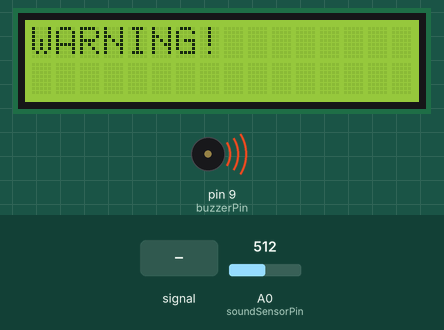
Bench run of a sketch on a simulated Arduino Uno, built with avr-gcc and run on an emulated ATmega328P. On the bench: 16×2 character LCD, buzzer (waves = sounding, pin HIGH). The test bench sets the inputs (shaded band); at power-on: A0 (soundSensorPin) = 512. What the sketch prints to the serial monitor is not drawn.

Above: at 1.27 s.
1.3 s: A0 (soundSensorPin) set to 85
3.6 s: A0 (soundSensorPin) set to 71
At 4.4 s:
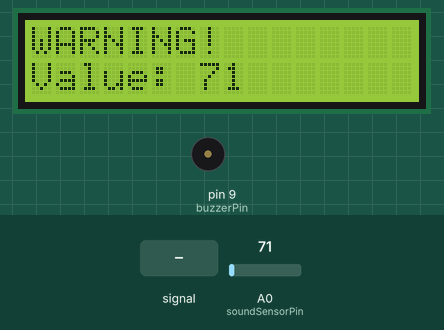
5.1 s: A0 (soundSensorPin) set to 0
At 6.4 s:
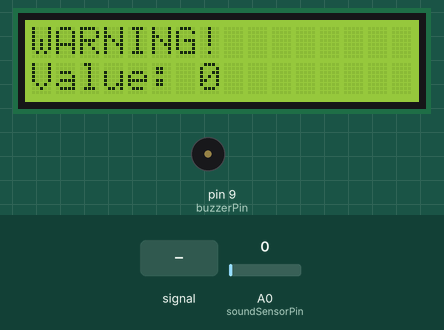
6.7 s: A0 (soundSensorPin) set to 90
At 7.1 s:
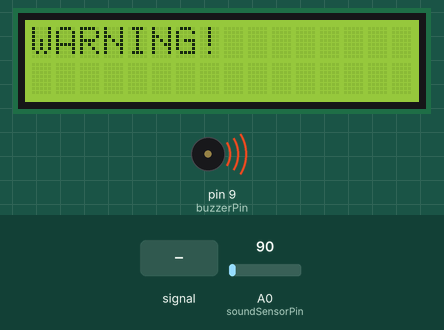
8.8 s: A0 (soundSensorPin) fed a 200 Hz sine of ±81 counts around its level
At 8.9 s:
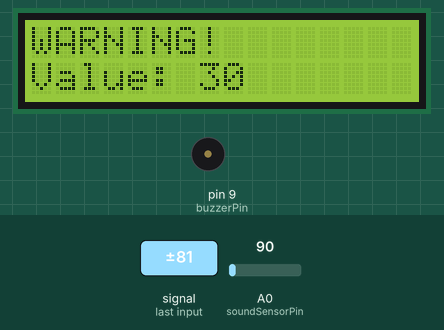
Timing chart, 0 to 11.3 s (numbered marks = the images above; inputs shaded):
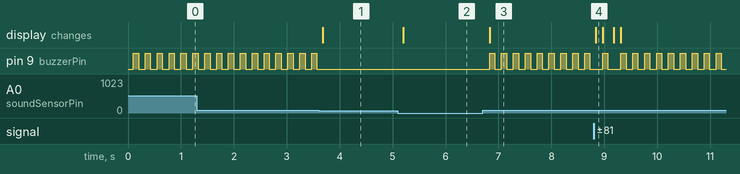

The sketch:

code.ino
```cpp
#include <Wire.h>
#include <LiquidCrystal_I2C.h>

// Initialize the LCD (I2C address may vary, commonly 0x27 or 0x3F)
LiquidCrystal_I2C lcd(0x27, 16, 2);

// Pin definitions
const int soundSensorPin = A0;  // Sound sensor analog pin
const int buzzerPin = 9;        // Buzzer digital pin

// Variables
int soundValue = 0;
const int threshold = 80;  // Adjust this threshold as needed

void setup() {
  // Initialize serial communication
  Serial.begin(9600);

  // Initialize LCD
  lcd.init();
  lcd.backlight();
  lcd.clear();
  lcd.setCursor(0, 0);
  lcd.print("Sound:");

  // Set buzzer pin as output
  pinMode(buzzerPin, OUTPUT);
  digitalWrite(buzzerPin, LOW);
}

void loop() {
  // Read sound sensor value
  soundValue = analogRead(soundSensorPin);

  // Display on LCD
  lcd.setCursor(0, 1);
  lcd.print("Value: ");
  lcd.print(soundValue);
  lcd.print("    ");  // Clear remaining characters

  // Print to serial monitor for debugging
  Serial.print("Sound:");
  Serial.println(soundValue);

  // Check if sound exceeds threshold
  if (soundValue > threshold) {
    lcd.setCursor(13, 0);
    lcd.clear();
    lcd.print("WARNING!");
    activateBuzzer();
  } else {
    lcd.setCursor(13, 0);
    lcd.print("   ");  // Clear "LOUD!" when quiet
    digitalWrite(buzzerPin, LOW);
  }

  delay(100);  // Small delay to stabilize readings
}

void activateBuzzer() {
  digitalWrite(buzzerPin, HIGH);
  delay(100);  // Buzzer on time
  digitalWrite(buzzerPin, LOW);
}
```

Measured:
- the behaviour switches between 81 and 80 on A0 (soundSensorPin) (found by bisection; images 0 and 1)
- after the input at 3.6 s, pin 9 (buzzerPin): stops changing and stays LOW; the display: changes after 0.08 s (image 1)
- after the input at 5.1 s, the display: changes after 0.10 s (image 2)
- after the input at 6.7 s, pin 9 (buzzerPin): alternates HIGH for 0.10 s and LOW for 0.12 s, starting after 0.13 s; the display: changes after 0.13 s (image 3)
- after the input at 8.8 s, the display: changes at once (image 4)
- by itself, pin 9 (buzzerPin): alternates HIGH for 0.10 s and LOW for 0.12 s
